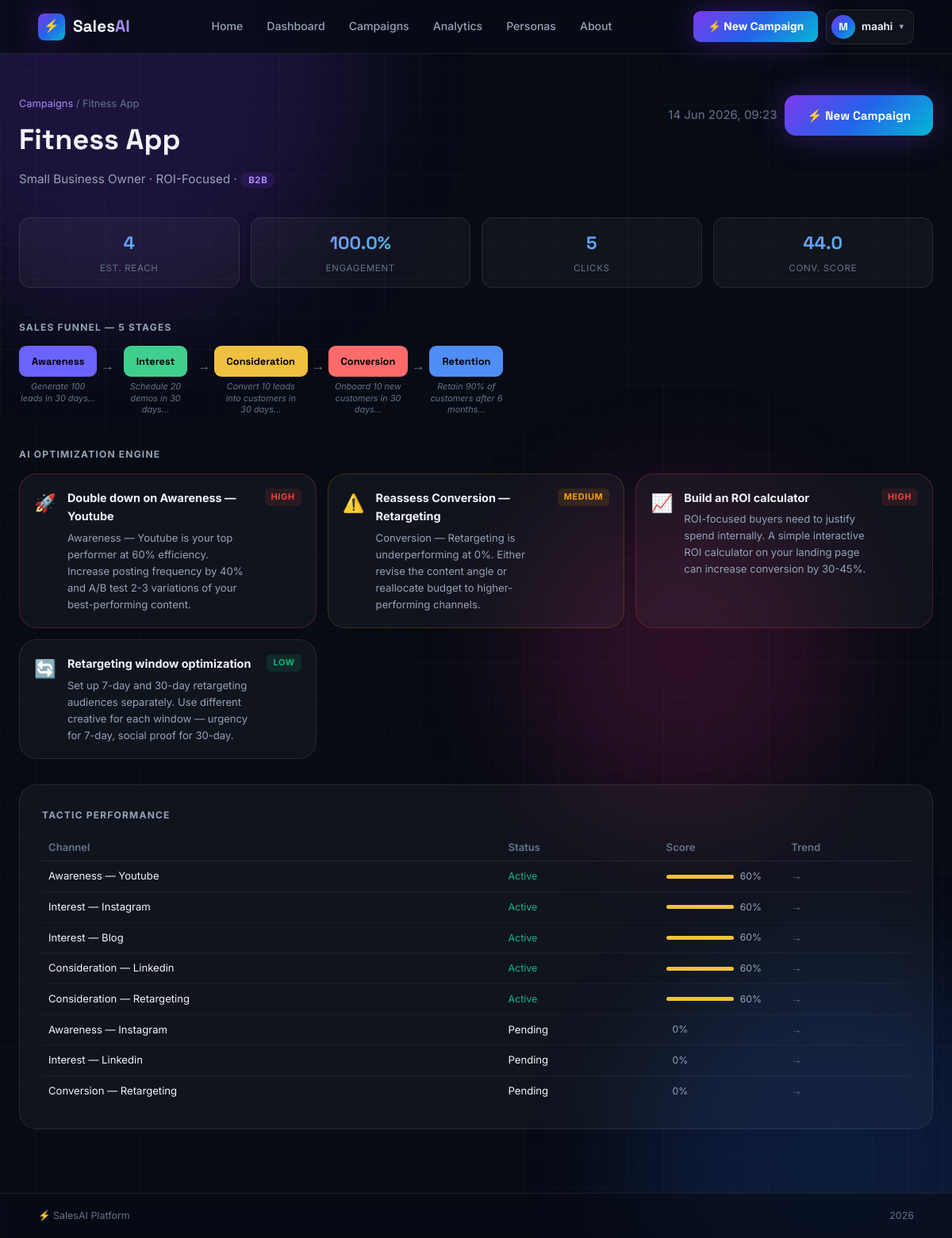
The page /campaigns/10 (signed in) on the database its author committed.
### models.py (models this page shows, shortened)
class Base(DeclarativeBase):
    pass

class User(Base):
    __tablename__ = "users"
    id            = Column(Integer, primary_key=True)
    username      = Column(String(80),  nullable=False, unique=True)
    email         = Column(String(120), nullable=False, unique=True)
    password_hash = Column(String(256), nullable=True)   # nullable for OAuth users
    oauth_provider= Column(String(30),  nullable=True)   # google / github / None
    oauth_id      = Column(String(120), nullable=True)   # provider user id
    avatar_url    = Column(String(300), nullable=True)   # profile picture
    created_at    = Column(DateTime, default=datetime.utcnow)
    def to_dict(self):
        return {
            "id":       self.id,
            "username": self.username,
            "email":    self.email,
        }

class Campaign(Base):
    __tablename__ = "campaigns"
    id                = Column(Integer, primary_key=True)
    user_id           = Column(Integer, ForeignKey("users.id"), nullable=True)
    product_name      = Column(String(200), nullable=False)
    category          = Column(String(50),  nullable=False)
    persona           = Column(String(100), nullable=False)
    behavior          = Column(String(100), nullable=False)
    status            = Column(String(30),  default="active")
    execution_status  = Column(String(30),  default="draft")
    created_at        = Column(DateTime,    default=datetime.utcnow)
    stages          = relationship("StrategyStage",   back_populates="campaign", cascade="all, delete")
    posts           = relationship("GeneratedPost",   back_populates="campaign", cascade="all, delete")
    analytics       = relationship("Analytics",       back_populates="campaign", uselist=False, cascade="all, delete")
    recommendations = relationship("Recommendation",  back_populates="campaign", cascade="all, delete")
    def to_dict(self):
        return {
            "id":               self.id,
            "user_id":          self.user_id,
            "product_name":     self.product_name,
            "category":         self.category,
            "persona":          self.persona,
            "behavior":         self.behavior,
            "status":           self.status,
            "execution_status": self.execution_status,
            "created_at":       self.created_at.strftime("%d %b %Y, %H:%M"),
        }

class StrategyStage(Base):
    __tablename__ = "strategy_stages"
    id                  = Column(Integer, primary_key=True)
    campaign_id         = Column(Integer, ForeignKey("campaigns.id"), nullable=False)
    stage_name          = Column(String(50),  nullable=False)   # Awareness, Interest…
    goal                = Column(Text,        nullable=True)
    insight             = Column(Text,        nullable=True)
    tactics             = Column(Text,        nullable=True)     # JSON string
    implementation_tips = Column(Text,        nullable=True)     # JSON string
    kpis                = Column(Text,        nullable=True)     # JSON string
    stage_order         = Column(Integer,     default=0)
    campaign = relationship("Campaign", back_populates="stages")

class TrackableLink(Base):
    __tablename__ = "trackable_links"
    id          = Column(Integer, primary_key=True)
    campaign_id = Column(Integer, ForeignKey("campaigns.id"), nullable=False)
    token       = Column(String(20),  nullable=False, unique=True)
    stage       = Column(String(50),  nullable=True)
    channel     = Column(String(80),  nullable=True)
    label       = Column(String(200), nullable=True)
    destination = Column(Text,        nullable=True)   # optional redirect URL
    clicks      = Column(Integer,     default=0)
    created_at  = Column(DateTime,    default=datetime.utcnow)

### routes/main_routes.py (the view)
@main_bp.route("/campaigns/<int:cid>")
@login_required
def campaign_detail(cid):
    data = get_campaign_full(cid)
    if not data or data["campaign"].get("user_id") != current_uid():
        return render_template("404.html"), 404
    real_an = compute_real_analytics(cid)
    data["analytics"] = real_an
    c = data["campaign"]
    data["optimization_tips"] = generate_optimization_tips(
        c["persona"], c["behavior"], real_an.get("tactic_data", []))
    return render_template("campaign_detail.html", data=data, user=current_user())

### routes/main_routes.py (called while the page is built)
def login_required(f):
    @wraps(f)
    def decorated(*args, **kwargs):
        if "user_id" not in session:
            return redirect(url_for("main.login_page", next=request.path))
        return f(*args, **kwargs)
    return decorated

def current_user():
    uid = session.get("user_id")
    return get_user_by_id(uid) if uid else None

def current_uid():
    return session.get("user_id")

### services/auth_service.py (called while the page is built)
def get_user_by_id(user_id: int) -> dict | None:
    db = Session()
    try:
        user = db.query(User).filter_by(id=user_id).first()
        return user.to_dict() if user else None
    finally:
        db.close()

### templates/campaign_detail.html (shortened to what this page needs)
{% extends "base.html" %}
{% block content %}
{% set c = data.campaign %}
{% set an = data.analytics %}
<div class="page-hdr">
  <div>
    <div class="breadcrumb"><a href="/campaigns">Campaigns</a> / {{ c.product_name }}</div>
    <h1 class="page-title">{{ c.product_name }}</h1>
    <p class="page-sub">{{ c.persona }} · {{ c.behavior }} · <span class="cc-cat {{ c.category|lower }}">{{ c.category }}</span></p>
  </div>
  <div style="display:flex;gap:10px;align-items:center">
    <span class="ts-label" style="color:var(--muted)">{{ c.created_at }}</span>
    <a href="/dashboard" class="btn-neon">⚡ New Campaign</a>
  </div>
</div>
{% if an %}
<div class="metric-row">
  <div class="metric-card large"><div class="mc-val">{{ "{:,}".format(an.reach) }}</div><div class="mc-lbl">Est. Reach</div></div>
  <div class="metric-card large"><div class="mc-val">{{ an.engagement }}%</div><div class="mc-lbl">Engagement</div></div>
  <div class="metric-card large"><div class="mc-val">{{ "{:,}".format(an.clicks) }}</div><div class="mc-lbl">Clicks</div></div>
  <div class="metric-card large"><div class="mc-val">{{ an.conversion_score }}</div><div class="mc-lbl">Conv. Score</div></div>
</div>
{% endif %}
<div class="funnel-section">
  <div class="section-eyebrow">Sales Funnel — 5 Stages</div>
  <div class="funnel-flow-static">
    {% set stage_colors = {'Awareness':'#6c63ff','Interest':'#3ecf8e','Consideration':'#f0c040','Conversion':'#ff6b6b','Retention':'#4f8ef7'} %}
    {% for stage in data.funnel %}
    <div class="ffs-node" onclick="toggleDetailStage({{ loop.index0 }})">
      <div class="ffs-box" style="background:{{ stage_colors.get(stage.stage, '#888') }}">{{ stage.stage }}</div>
      <div class="ffs-goal">{{ stage.goal[:50] }}…</div>
    </div>
    {% if not loop.last %}<div class="ffs-arrow">→</div>{% endif %}
    {% endfor %}
  </div>
</div>
{% if data.optimization_tips %}
<div class="recs-section">
  <div class="section-eyebrow">AI Optimization Engine</div>
  <div class="recs-grid">
    {% for tip in data.optimization_tips %}
    <div class="rec-card glass-card priority-{{ tip.priority }}">
      <div class="rc-icon">{{ tip.icon }}</div>
      <div class="rc-body">
        <div class="rc-title">{{ tip.title }}</div>
        <div class="rc-text">{{ tip.text }}</div>
      </div>
      <span class="rc-pri pri-{{ tip.priority }}">{{ tip.priority }}</span>
    </div>
    {% endfor %}
  </div>
</div>
{% endif %}
{% if an and an.tactic_data %}
<div class="glass-card" style="margin-top:24px">
  <div class="section-eyebrow">Tactic Performance</div>
  <table class="tactic-table">
    <thead><tr><th>Channel</th><th>Status</th><th>Score</th><th>Trend</th></tr></thead>
    <tbody>
      {% for t in an.tactic_data %}
      <tr>
        <td>{{ t.tactic }}</td>
        <td><span class="status-{{ t.status|lower }}">{{ t.status }}</span></td>
        <td>
          <div class="score-bar-wrap">
            <div class="score-bar" style="width:{{ t.score }}%;background:{{ '#3ecf8e' if t.score>=75 else '#f0c040' if t.score>=50 else '#ff6b6b' }}"></div>
            <span class="score-num">{{ t.score }}%</span>
          </div>
        </td>
        <td class="trend-{{ 'up' if t.trend=='↑' else 'down' if t.trend=='↓' else 'flat' }}">{{ t.trend }}</td>
      </tr>
      {% endfor %}
    </tbody>
  </table>
</div>
{% endif %}
{% endblock %}

### templates/base.html (shortened to what this page needs)
<!DOCTYPE html>
<html lang="en">
<head>
  <link rel="stylesheet" href="/static/css/style.css"/>
  <link rel="stylesheet" href="/static/css/auth.css"/>
</head>
<body>
<div class="ambient" aria-hidden="true">
  <div class="orb o1"></div>
  <div class="orb o2"></div>
  <div class="orb o3"></div>
  <div class="grid-overlay"></div>
</div>
<nav class="navbar" id="navbar">
  <a href="/" class="nav-brand">
    <div class="brand-icon"><span>⚡</span></div>
    <span class="brand-name">Sales<em>AI</em></span>
  </a>
  <ul class="nav-menu" id="nav-menu">
    <li><a href="/"          class="nm-link {% if request.path=='/' %}active{% endif %}">Home</a></li>
    <li><a href="/dashboard" class="nm-link {% if request.path=='/dashboard' %}active{% endif %}">Dashboard</a></li>
    <li><a href="/campaigns" class="nm-link {% if request.path=='/campaigns' %}active{% endif %}">Campaigns</a></li>
    <li><a href="/analytics" class="nm-link {% if request.path=='/analytics' %}active{% endif %}">Analytics</a></li>
    <li><a href="/personas"  class="nm-link {% if request.path=='/personas' %}active{% endif %}">Personas</a></li>
    <li><a href="/about"     class="nm-link {% if request.path=='/about' %}active{% endif %}">About</a></li>
  </ul>
  <div class="nav-end">
    <a href="/dashboard" class="nav-cta-btn">⚡ New Campaign</a>
    {% if session.user_id %}
    <div class="user-menu">
      <div class="um-trigger" onclick="this.parentElement.classList.toggle('open')">
        <div class="um-avatar">{{ session.username[0]|upper }}</div>
        <span class="um-name">{{ session.username }}</span>
        <span class="um-caret">▾</span>
      </div>
    </div>
    {% else %}
    <a href="/login" class="nav-login-btn">Sign In</a>
    {% endif %}
  </div>
</nav>
<main class="main-wrap">
  {% block content %}{% endblock %}
</main>
<footer class="footer">
  <span>⚡ SalesAI Platform</span>
  <span>2026</span>
</footer>
</body>
</html>

### static/css/auth.css (style rules this page uses)
.user-menu { position: relative; z-index: 200; }
.um-trigger { display: flex; align-items: center; gap: 8px; background: var(--surface); border: 1px solid var(--border); border-radius: 10px; padding: 6px 12px 6px 6px; cursor: pointer; transition: var(--transition); user-select: none; }
.um-avatar { width: 30px; height: 30px; border-radius: 50%; background: var(--grad-main); display: flex; align-items: center; justify-content: center; font-family: 'Space Grotesk', sans-serif; font-size: .82rem; font-weight: 800; color: #fff; flex-shrink: 0; }
.um-name { font-size: .84rem; font-weight: 600; color: var(--text); max-width: 80px; overflow: hidden; text-overflow: ellipsis; white-space: nowrap; }
.um-caret { font-size: .7rem; color: var(--muted2); transition: transform .2s; }

### rows shown on the page
User: username "maahi"
Campaign: product_name "Fitness App", persona "Small Business Owner", behavior "ROI-Focused", category "B2B"
StrategyStage: stage "Awareness", goal "Generate 100 leads in 30 days"
StrategyStage: stage "Interest", goal "Schedule 20 demos in 30 days"
StrategyStage: stage "Consideration", goal "Convert 10 leads into customers in 30 days"
StrategyStage: stage "Conversion", goal "Onboard 10 new customers in 30 days"
StrategyStage: stage "Retention", goal "Retain 90% of customers after 6 months"
TrackableLink: tactic "Awareness — Youtube", status "Active", score "60", trend "→"
TrackableLink: tactic "Interest — Instagram", status "Active", score "60", trend "→"
TrackableLink: tactic "Interest — Blog", status "Active", score "60", trend "→"
TrackableLink: tactic "Consideration — Linkedin", status "Active", score "60", trend "→"
TrackableLink: tactic "Consideration — Retargeting", status "Active", score "60", trend "→"
TrackableLink: tactic "Awareness — Instagram", status "Pending", score "0", trend "→"
TrackableLink: tactic "Interest — Linkedin", status "Pending", score "0", trend "→"
TrackableLink: tactic "Conversion — Retargeting", status "Pending", score "0", trend "→"

### other values the page prints
{{ session.username[0]|upper }} "M"
{{ c.created_at }} "14 Jun 2026, 09:23"
{{ "{:,}".format(an.reach) }} "4"
{{ an.engagement }} "100.0"
{{ "{:,}".format(an.clicks) }} "5"
{{ an.conversion_score }} "44.0"
{{ tip.icon }} "🚀" "⚠️" "📈" "🔄"
{{ tip.title }} "Double down on Awareness — Youtube" "Reassess Conversion — Retargeting" "Build an ROI calculator" "Retargeting window optimization"
{{ tip.text }} "Awareness — Youtube is your top performer at 60% efficiency. Increase posting frequency by 40% and A/B test 2-3 variations of your best-performing content." "Conversion — Retargeting is underperforming at 0%. Either revise the content angle or reallocate budget to higher-performing channels." "ROI-focused buyers need to justify spend internally. A simple interactive ROI calculator on your landing page can increase conversion by 30-45%." "Set up 7-day and 30-day retargeting audiences separately. Use different creative for each window — urgency for 7-day, social proof for 30-day."
{{ tip.priority }} "HIGH" "MEDIUM" "HIGH" "LOW"
